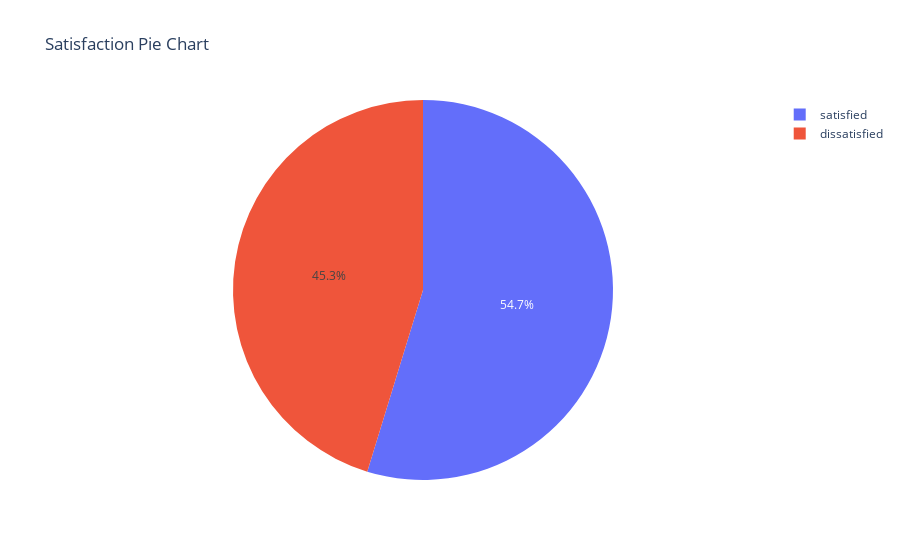

Source (notebook cell):
### Code cell
#piechart of satisfied and unsatisfied customers
fig = px.pie(data, names='satisfaction', title='Satisfaction Pie Chart')
fig.show()

### Figure 1 — Plotly figure (JSON) as saved in the notebook; plotly's stock layout.template omitted (floating-point values rounded to 4 significant figures; data arrays with more than 128 entries replaced by an {"elided": "..."} marker saying what was removed)
{"data": [{"domain": {"x": [0, 1], "y": [0, 1]}, "hovertemplate": "satisfaction=%{label}<extra></extra>", "labels": {"elided": "129487 str values"}, "legendgroup": "", "name": "", "showlegend": true, "type": "pie"}], "layout": {"legend": {"tracegroupgap": 0}, "title": {"text": "Satisfaction Pie Chart"}}}
